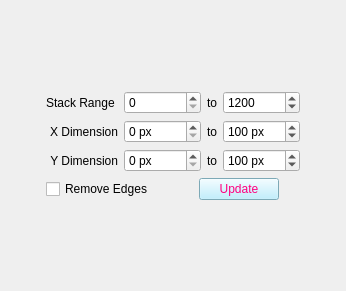
          <widget class="QWidget" name="page">
           <property name="geometry">
            <rect>
             <x>0</x>
             <y>0</y>
             <width>346</width>
             <height>291</height>
            </rect>
           </property>
           <attribute name="label">
            <string>Adjust Image Dimensions</string>
           </attribute>
           <layout class="QGridLayout" name="gridLayout_7">
            <item row="0" column="0">
             <layout class="QGridLayout" name="gridLayout_10">
              <item row="0" column="0" colspan="2">
               <layout class="QGridLayout" name="gridLayout_17">
                <property name="sizeConstraint">
                 <enum>QLayout::SetMinimumSize</enum>
                </property>
                <item row="0" column="1">
                 <widget class="QSpinBox" name="sb_zrange1">
                  <property name="minimum">
                   <number>0</number>
                  </property>
                  <property name="maximum">
                   <number>500</number>
                  </property>
                  <property name="value">
                   <number>0</number>
                  </property>
                  <property name="displayIntegerBase">
                   <number>10</number>
                  </property>
                 </widget>
                </item>
                <item row="1" column="2">
                 <widget class="QLabel" name="label_5">
                  <property name="text">
                   <string>to</string>
                  </property>
                  <property name="alignment">
                   <set>Qt::AlignCenter</set>
                  </property>
                 </widget>
                </item>
                <item row="2" column="2">
                 <widget class="QLabel" name="label_9">
                  <property name="text">
                   <string>to</string>
                  </property>
                  <property name="alignment">
                   <set>Qt::AlignCenter</set>
                  </property>
                 </widget>
                </item>
                <item row="2" column="3">
                 <widget class="QSpinBox" name="sb_yrange2">
                  <property name="readOnly">
                   <bool>false</bool>
                  </property>
                  <property name="suffix">
                   <string> px</string>
                  </property>
                  <property name="minimum">
                   <number>1</number>
                  </property>
                  <property name="maximum">
                   <number>10000</number>
                  </property>
                  <property name="value">
                   <number>100</number>
                  </property>
                 </widget>
                </item>
                <item row="0" column="3">
                 <widget class="QSpinBox" name="sb_zrange2">
                  <property name="minimum">
                   <number>1</number>
                  </property>
                  <property name="maximum">
                   <number>5000</number>
                  </property>
                  <property name="value">
                   <number>1200</number>
                  </property>
                  <property name="displayIntegerBase">
                   <number>10</number>
                  </property>
                 </widget>
                </item>
                <item row="1" column="1">
                 <widget class="QSpinBox" name="sb_xrange1">
                  <property name="readOnly">
                   <bool>false</bool>
                  </property>
                  <property name="suffix">
                   <string> px</string>
                  </property>
                  <property name="minimum">
                   <number>0</number>
                  </property>
                  <property name="maximum">
                   <number>10000</number>
                  </property>
                  <property name="value">
                   <number>0</number>
                  </property>
                 </widget>
                </item>
                <item row="1" column="3">
                 <widget class="QSpinBox" name="sb_xrange2">
                  <property name="readOnly">
                   <bool>false</bool>
                  </property>
                  <property name="suffix">
                   <string> px</string>
                  </property>
                  <property name="minimum">
                   <number>1</number>
                  </property>
                  <property name="maximum">
                   <number>10000</number>
                  </property>
                  <property name="value">
                   <number>100</number>
                  </property>
                 </widget>
                </item>
                <item row="0" column="2">
                 <widget class="QLabel" name="label_22">
                  <property name="text">
                   <string>to</string>
                  </property>
                  <property name="alignment">
                   <set>Qt::AlignCenter</set>
                  </property>
                 </widget>
                </item>
                <item row="1" column="0">
                 <widget class="QLabel" name="label_19">
                  <property name="text">
                   <string>X Dimension</string>
                  </property>
                  <property name="alignment">
                   <set>Qt::AlignRight|Qt::AlignTrailing|Qt::AlignVCenter</set>
                  </property>
                 </widget>
                </item>
                <item row="2" column="1">
                 <widget class="QSpinBox" name="sb_yrange1">
                  <property name="readOnly">
                   <bool>false</bool>
                  </property>
                  <property name="suffix">
                   <string> px</string>
                  </property>
                  <property name="minimum">
                   <number>0</number>
                  </property>
                  <property name="maximum">
                   <number>10000</number>
                  </property>
                  <property name="value">
                   <number>0</number>
                  </property>
                 </widget>
                </item>
                <item row="2" column="0">
                 <widget class="QLabel" name="label_15">
                  <property name="text">
                   <string>Y Dimension</string>
                  </property>
                  <property name="alignment">
                   <set>Qt::AlignRight|Qt::AlignTrailing|Qt::AlignVCenter</set>
                  </property>
                 </widget>
                </item>
                <item row="0" column="0">
                 <widget class="QLabel" name="label_20">
                  <property name="text">
                   <string>Stack Range </string>
                  </property>
                  <property name="alignment">
                   <set>Qt::AlignRight|Qt::AlignTrailing|Qt::AlignVCenter</set>
                  </property>
                 </widget>
                </item>
               </layout>
              </item>
              <item row="1" column="0">
               <widget class="QCheckBox" name="cb_remove_edges">
                <property name="sizePolicy">
                 <sizepolicy hsizetype="Fixed" vsizetype="Fixed">
                  <horstretch>0</horstretch>
                  <verstretch>0</verstretch>
                 </sizepolicy>
                </property>
                <property name="toolTip">
                 <string>Removes one column/row from all four edges</string>
                </property>
                <property name="text">
                 <string>Remove Edges</string>
                </property>
               </widget>
              </item>
              <item row="1" column="1">
               <widget class="QPushButton" name="pb_crop">
                <property name="sizePolicy">
                 <sizepolicy hsizetype="Fixed" vsizetype="Fixed">
                  <horstretch>0</horstretch>
                  <verstretch>0</verstretch>
                 </sizepolicy>
                </property>
                <property name="toolTip">
                 <string>Adjust the dimensions of the image</string>
                </property>
                <property name="styleSheet">
                 <string notr="true">background-color: rgb(175, 236, 255);
color: rgb(255, 0, 127);
</string>
                </property>
                <property name="text">
                 <string>Update</string>
                </property>
               </widget>
              </item>
             </layout>
            </item>
           </layout>
          </widget>
